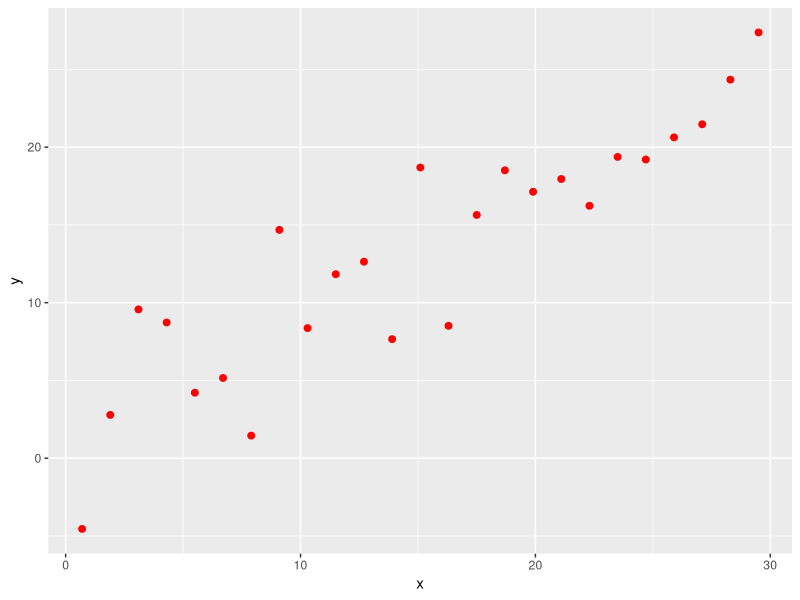

Source code (R):
# simple file 

library(ggplot2)
m <- .8
b <-  1
x <- seq(from = .7, to = 30, by = 1.2)
s <- 3
e <- s*rnorm(length(x))

y <- m*x + b + e


dat <- as.data.frame(cbind(x,y))

# this line was added under master

p <- ggplot(data=dat, aes(x,y)) 

p + geom_point(color="red", size=2)
